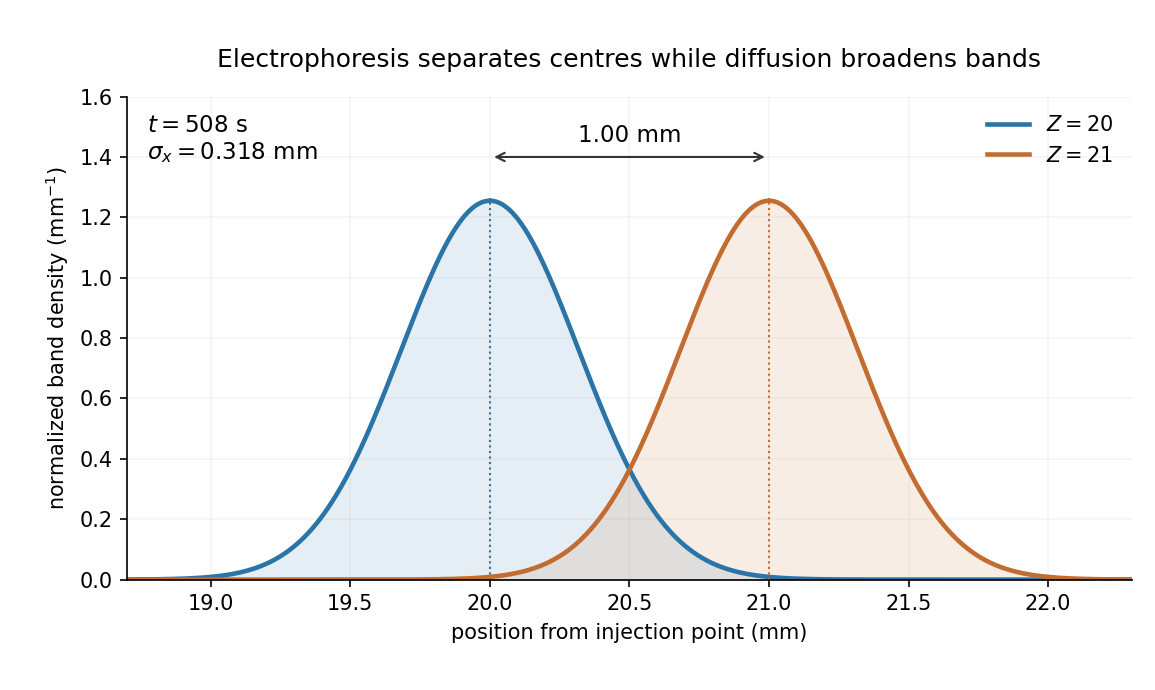

Generate this figure with Python:
"""Original drift-diffusion band calculation. Python 3.14; NumPy, Matplotlib."""
from pathlib import Path
import matplotlib
matplotlib.use('Agg')
import matplotlib.pyplot as plt
import numpy as np

k_b, temperature, charge = 1.380649e-23, 293.15, 1.602176634e-19
viscosity, radius, field = 1e-3, 2.16e-9, 500.0
friction = 6*np.pi*viscosity*radius
diffusivity = k_b*temperature/friction
delta_velocity = charge*field/friction
run_time = .001/delta_velocity
sigma_mm = np.sqrt(2*diffusivity*run_time)*1e3
x = np.linspace(18.7, 22.3, 1501)
fig, ax = plt.subplots(figsize=(7.7, 4.6), facecolor='white')
for centre, color, label in [(20, '#2b74a8', r'$Z=20$'), (21, '#c26c30', r'$Z=21$')]:
    density = np.exp(-.5*((x-centre)/sigma_mm)**2)/(np.sqrt(2*np.pi)*sigma_mm)
    ax.plot(x, density, color=color, linewidth=2.2, label=label)
    ax.fill_between(x, 0, density, color=color, alpha=.12)
    ax.axvline(centre, ymin=0, ymax=.79, color=color, linestyle=':', linewidth=1.0)
ax.annotate('', xy=(21, 1.40), xytext=(20, 1.40), arrowprops=dict(arrowstyle='<->', color='#333333'))
ax.text(20.5, 1.45, '1.00 mm', ha='center', fontsize=11)
ax.text(.02, .87, f'$t={run_time:.0f}$ s\n'+r'$\sigma_x=0.318$ mm', transform=ax.transAxes, fontsize=11)
ax.set(xlim=(18.7, 22.3), ylim=(0, 1.60), xlabel='position from injection point (mm)',
       ylabel=r'normalized band density ($\mathrm{mm}^{-1}$)')
ax.set_title('Electrophoresis separates centres while diffusion broadens bands', fontsize=12, pad=14)
ax.legend(frameon=False, loc='upper right')
ax.spines[['top', 'right']].set_visible(False)
ax.grid(alpha=.13)
fig.subplots_adjust(left=.11, right=.98, bottom=.16, top=.86)
fig.savefig(Path.cwd()/Path(__file__).with_suffix('.png').name, dpi=150, facecolor='white')
plt.close(fig)
